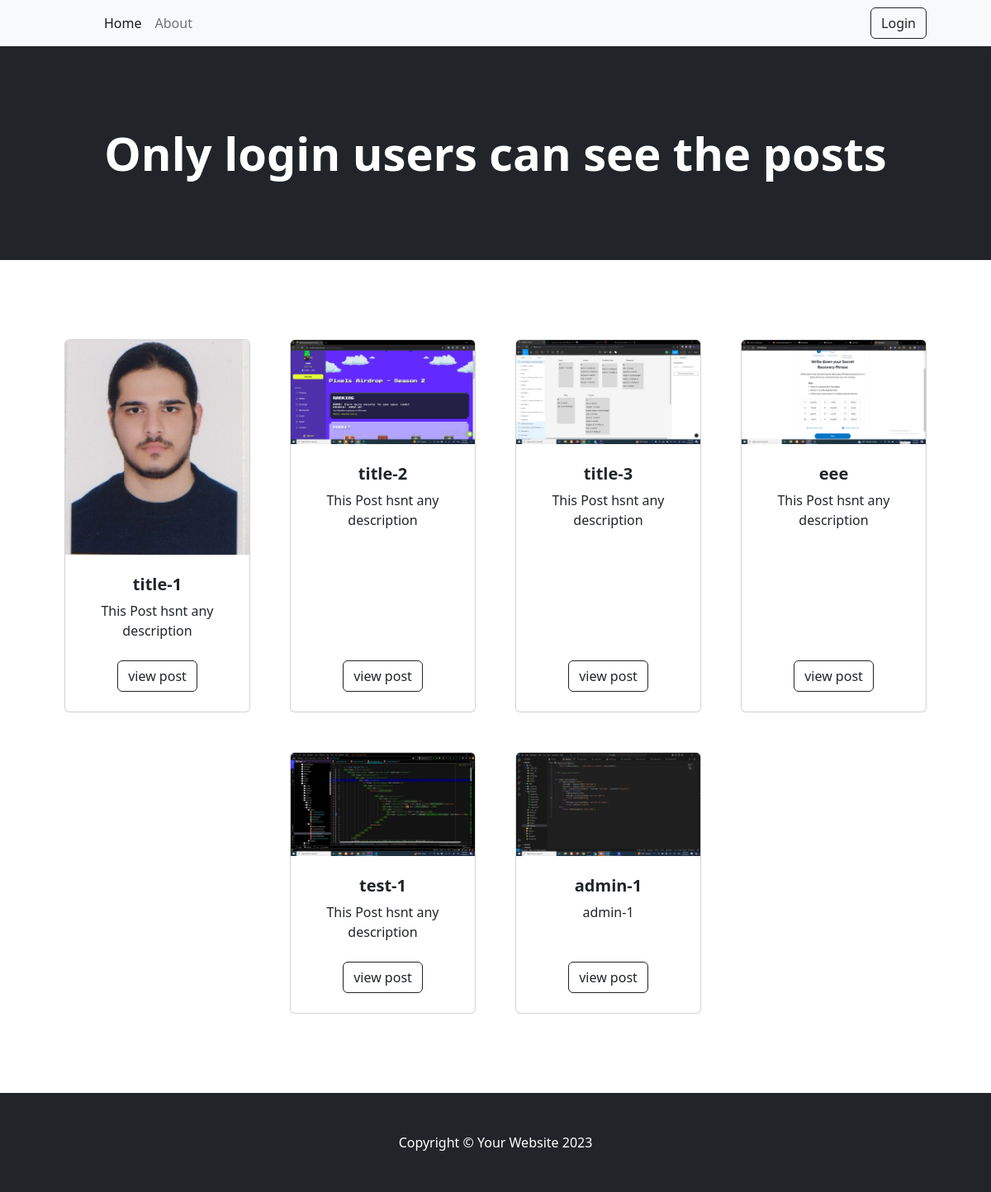
Screenshot of /post/index with the database file from the repository.
### post/models.py (models this page shows, shortened)
class Post(models.Model):
    title = models.CharField(max_length=255 , validators=[MaxLengthValidator(255)])
    description = models.CharField(max_length=255 , validators=[MaxLengthValidator(255)] , default='This Post hasnt any description')
    image = models.ImageField(upload_to='posts/', null=True , blank=True , validators=[image])
    user = models.ForeignKey(User , on_delete=models.CASCADE , null=True , blank=True)
    created_at = models.DateTimeField(auto_now_add=True)

### post/views.py (the view)
# urls.py: path('index', views.index, name='post-index'),
def index(request):
    posts = Post.objects.all()
    return render(request , 'post/index.html' , {'posts' : posts})

### post/templates/post/index.html
{% extends 'main/master.html' %}
{% load static %}
{% block content %}
        <section class="py-5">
            <div class="container px-4 px-lg-5 mt-5">
                <div class="row gx-4 gx-lg-5 row-cols-2 row-cols-md-3 row-cols-xl-4 justify-content-center">
                    {% for post in posts %}
                        <div class="col mb-5">
                            <div class="card h-100">
                                {% if post.image %}
                                <img class="card-img-top" src="{{ post.image.url }}" alt="..." />
                                {% else %}
                                <img class="card-img-top" src="" alt="..." />
                                {%  endif %}
                                <div class="card-body p-4">
                                    <div class="text-center">
                                        <h5 class="fw-bolder">{{ post.title }}</h5>
                                        <span>{{ post.description }}</span>
                                    </div>
                                </div>
                                <div class="card-footer p-4 pt-0 border-top-0 bg-transparent">
                                    <div class="text-center">
                                        <a class="btn btn-outline-dark mt-auto" href="#">view post</a>
                                    </div>
                                </div>
                            </div>
                        </div>
                    {% endfor %}
                </div>
            </div>
        </section>
{% endblock%}

### templates/main/master.html (shortened to what this page needs)
{% load static %}
<!DOCTYPE>
<html lang="en">
    <head>
        <link href="https://cdn.jsdelivr.net/npm/bootstrap-icons@1.5.0/font/bootstrap-icons.css" rel="stylesheet" />
        <link href="{% static 'css/styles.css' %}" rel="stylesheet" />
    </head>
    <body>
        {% block header %}
        {% include 'main/header.html' %}
        {% endblock %}
        {% block content %}
        {% endblock %}
        {% block footer %}
        {% include 'main/footer.html' %}
        {% endblock %}
    </body>
</html>

### templates/main/header.html (shortened to what this page needs)
{% load static%}
{% block header %}
   <nav class="navbar navbar-expand-lg navbar-light bg-light">
    <div class="container px-4 px-lg-5">
        <div class="collapse navbar-collapse" id="navbarSupportedContent">
            <ul class="navbar-nav me-auto mb-2 mb-lg-0 ms-lg-4">
                <li class="nav-item"><a class="nav-link active" aria-current="page" href="#!">Home</a></li>
                <li class="nav-item"><a class="nav-link" href="#!">About</a></li>
            </ul>
            {% if user.is_authenticated %}
                <a href="{% url 'posts-user' %}">
                    <button class="btn btn-outline-dark" type="submit">
                        {% comment %} <i class="bi-cart-fill me-1"></i> {% endcomment %}
                        My Posts
                        {% comment %} <span class="badge bg-dark text-white ms-1 rounded-pill">0</span> {% endcomment %}
                    </button>
                </a>
                <a class="m-2" href="{% url 'logout' %}">
                    <button class="btn btn-outline-dark" type="submit">
                        {% comment %} <i class="bi-cart-fill me-1"></i> {% endcomment %}
                        Logout
                        {% comment %} <span class="badge bg-dark text-white ms-1 rounded-pill">0</span> {% endcomment %}
                    </button>
                </a>
                {% else %}
                    <a href="{% url 'signin' %}">
                        <button class="btn btn-outline-dark" type="submit">
                            Login
                        </button>
                    </a>
            {% endif %}
        </div>
    </div>
</nav>
      <header class="bg-dark py-5">
        <div class="container px-4 px-lg-5 my-5">
            <div class="text-center text-white">
                <h1 class="display-4 fw-bolder">Only login users can see the posts</h1>
            </div>
        </div>
    </header>
{% endblock %}

### templates/main/footer.html
{% load static%}
{% block footer %}
     <footer class="py-5 bg-dark">
        <div class="container">
            <p class="m-0 text-center text-white">Copyright &copy; Your Website 2023</p>
        </div>
    </footer>
{% endblock %}

### rows the page displays
Post: image (picture), title "title-1", description "This Post hsnt any description"
Post: image (picture), title "title-2", description "This Post hsnt any description"
Post: image (picture), title "title-3", description "This Post hsnt any description"
Post: image (picture), title "eee", description "This Post hsnt any description"
Post: image (picture), title "test-1", description "This Post hsnt any description"
Post: image (picture), title "admin-1", description "admin-1"
